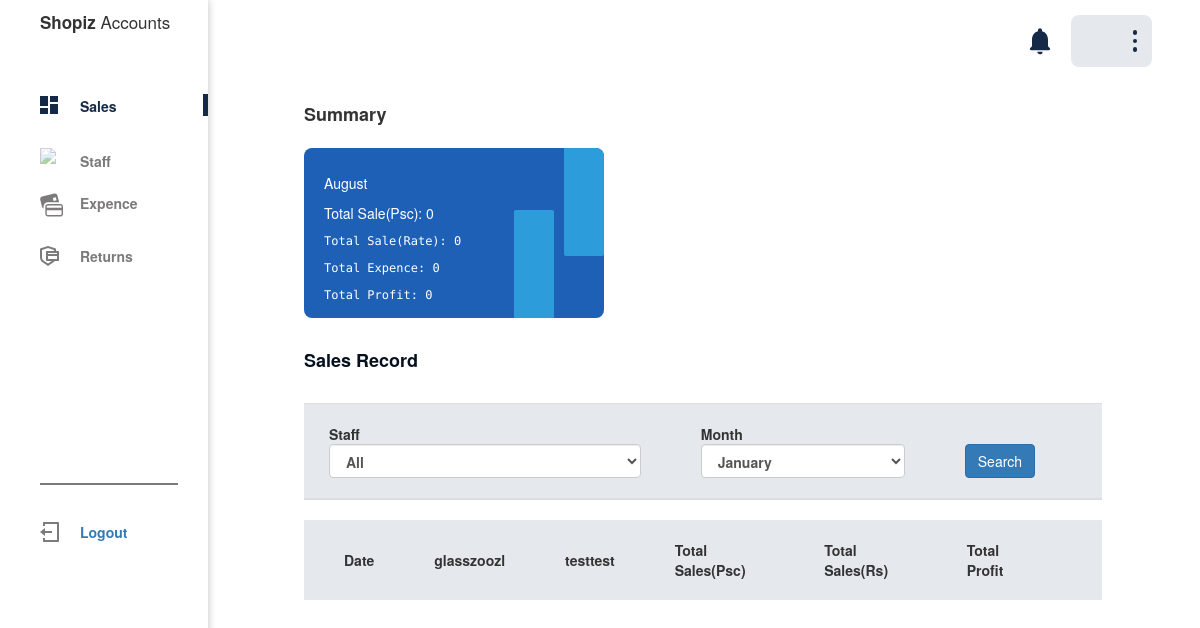
The page /admin_home (signed in) on the database as committed earlier.
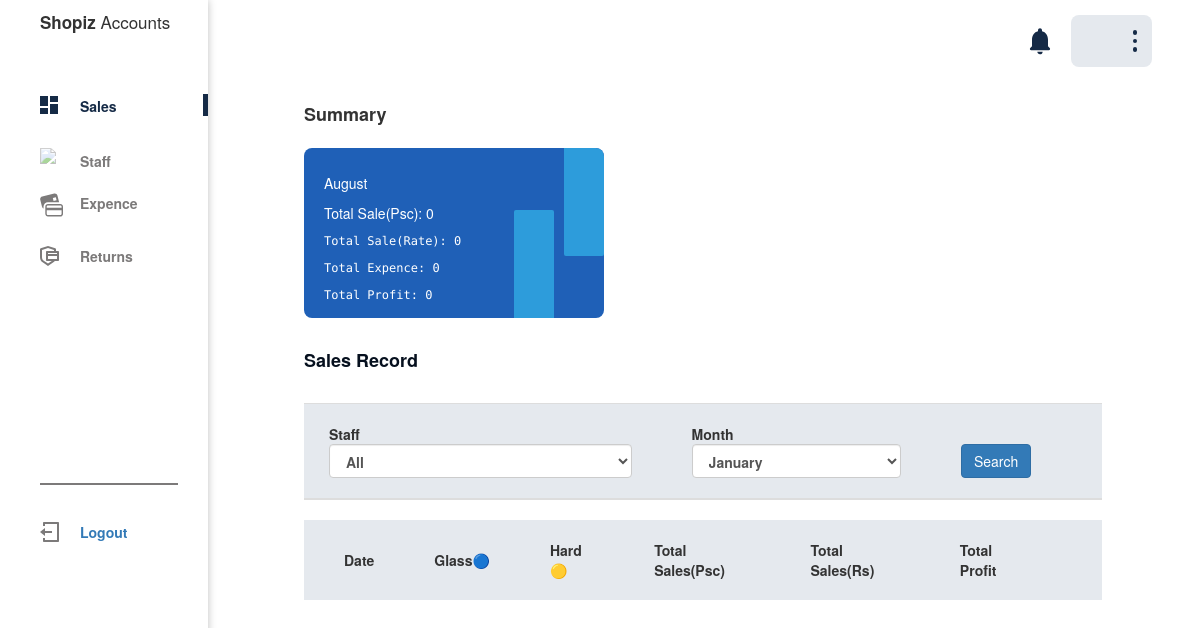
The same page on the database as committed later.
### user_app/models.py (models this page shows, shortened)
class Products(models.Model):
    name = models.CharField(max_length=100)
    sellingPrice = models.IntegerField()
    purchacePrice = models.IntegerField()
    vendor = models.CharField(max_length=25)
    class Meta:
        db_table = 'products'

### user_app/views.py (the view, shortened to what this page needs)
# urls.py: path('admin_home', views.admin_home, name='admin_home'),
@login_required()
def admin_home(request):
    sales_not_added = True
    current_month = datetime.now().month
    month = request.GET.get('month')
    if month:
        current_month = month
    if request.session.get('user_role') == 'admin':
        staff = request.GET.get('staff')
        print(staff)
        if staff:
            sales = models.Sales.objects.filter(Staff__id = int(staff), Date__month = current_month).order_by('Date')
            print('fa')
        else:
            sales = models.Sales.objects.filter(Date__month = current_month).order_by('Date')
    else:
        sales = models.Sales.objects.filter(Staff__id = request.session.get('user_id'), Date__month = current_month).order_by('Date')
    current_day = datetime.now().date
    products = models.Products.objects.all()
    staffs = models.Staffs.objects.all()
    filteredSales = filterSales(sales)
    print(filteredSales, type(filteredSales))
    card_info = getSummary(filteredSales, current_month)
    if (sales.filter(Date = datetime.now().strftime("%Y-%m-%d")).exists()) :
        sales_not_added = False
    print(current_month, type(current_month))
    current_month_full = calendar.month_name[int(current_month)]
    return render(request, 'admin/home.html', {'products': products, 'staffs': staffs, 'sales': filteredSales, 'current_day': current_day, "sales_added": sales_not_added, 'current_month': current_month, 'current_month_full': current_month_full, 'card_data': card_info})

### user_app/views.py (called while the page is built, shortened)
def filterSales(data):
    if(len(data) == 0):
        return ''

def getSummary(data, month):
    summary = {'total_psc': 0, 'total_expence': 0, 'total_profit': 0, 'total_income': 0}
    expences = models.Expences.objects.filter(Date__month = month)
    total = expences.aggregate(Sum('Amount'))
    if (total['Amount__sum']) is None:
        summary['total_expence'] = 0
    else:
        summary['total_expence'] = total['Amount__sum']
    for i in data:
        summary['total_income'] = summary['total_income'] + i['totalSale_rs']
        summary['total_profit'] = summary['total_profit'] + i['profit']
        summary['total_psc'] = summary['total_psc'] + i['totalNumberProducts']
    summary['total_profit'] = summary['total_profit'] - summary['total_expence']
    print(summary)
    return summary

### template/admin/home.html (shortened to what this page needs)
{% extends 'admin/admin_home.html' %}
{% load static %}
{% block content %}
<head>
    <link rel="stylesheet" href="//netdna.bootstrapcdn.com/bootstrap/3.1.1/css/bootstrap.min.css">
    <link rel="stylesheet" href="{% static 'css/expences.css' %}">
</head>
{% with user_role=request.session.user_role %}
<div class="content" style="padding: 0 50px 0 0;">
    {% if user_role == "admin" %}
    <div class="cards-con">
        <div class="title">
            <div class="main">Summary</div>
        </div>
        <div class="cards">
            <div class="card card-1">
                <div class="rec-1"></div>
                <div class="rec-2"></div>
                <div class="content">
                    <div class="name">{{current_month_full}}</div>
                    <div class="name">Total Sale(Psc): {{card_data.total_psc}}</div>
                    <div class="pin">Total Sale(Rate): {{card_data.total_income}}</div>
                    <div class="pin">Total Expence: {{card_data.total_expence}} </div>
                    <div class="pin">Total Profit: {{card_data.total_profit}}</div>
                </div>
            </div>
        </div>
    </div>
    {% endif %}
    <div class="table-con" style="overflow: hidden;">
        <div class="title">Sales Record</div>
        <div class="row">
            <table class="table">
                <thead>
                    <form action="" method="get">
                        <tr class="filters">
                            {% if user_role == 'admin' %}
                            <th>Staff
                                <select name="staff" class="form-control">
                                    <option value="">All</option>
                                </select>
                            </th>
                            {% endif %}
                            <th>Month
                                <select name="month" class="form-control">
                                    <option {% if current_month == '1' %} selected {% endif %} value=1>January</option>
                                </select>
                            </th>
                            <th>
                                <button type="submit" class="btn btn-primary">Search</button>
                            </th>
                        </tr>
                    </form>
                </thead>
            </table>
        </div>
        <table>
            <thead>
                <tr>
                    <th>Date</th>
                    {% for product in products %}
                    <th>{{product.name}}{{product.vendor}}</th>
                    {% endfor %}
                    <th>Total Sales(Psc)</th>
                    <th>Total Sales(Rs)</th>
                    <th>Total Profit</th>
                    <th></th>
                </tr>
            </thead>
        </table>
    </div>
</div>
</div>
{% endwith %}
{% endblock %}

Rows that differ between the two databases and show on the page:
changed Products: name "glass" → "Glass"; vendor "zoozl" → "🔵"
changed Products: name "test" → "Hard"; vendor "test" → "🟡"
